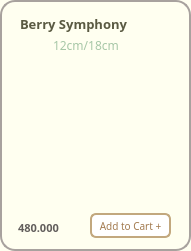
       <widget class="QFrame" name="frame_Berry">
        <property name="geometry">
         <rect>
          <x>470</x>
          <y>9</y>
          <width>191</width>
          <height>251</height>
         </rect>
        </property>
        <property name="styleSheet">
         <string notr="true">background-color:#FFFFF0;
border-radius: 15px; 
border: 2px solid #A8A29E ;</string>
        </property>
        <property name="frameShape">
         <enum>QFrame::StyledPanel</enum>
        </property>
        <property name="frameShadow">
         <enum>QFrame::Raised</enum>
        </property>
        <widget class="QLabel" name="label_berry_symphony">
         <property name="geometry">
          <rect>
           <x>20</x>
           <y>14</y>
           <width>151</width>
           <height>20</height>
          </rect>
         </property>
         <property name="font">
          <font>
           <family>Mongolian Baiti</family>
           <pointsize>10</pointsize>
           <weight>75</weight>
           <bold>true</bold>
          </font>
         </property>
         <property name="styleSheet">
          <string notr="true">border-radius: 0px;
border:0px solid;
color:#5A5A42</string>
         </property>
         <property name="text">
          <string>Berry Symphony</string>
         </property>
        </widget>
        <widget class="QLabel" name="label_berry_size">
         <property name="geometry">
          <rect>
           <x>53</x>
           <y>37</y>
           <width>71</width>
           <height>16</height>
          </rect>
         </property>
         <property name="font">
          <font>
           <family>Mongolian Baiti</family>
           <pointsize>9</pointsize>
          </font>
         </property>
         <property name="styleSheet">
          <string notr="true">color: #A7C7A7;
border:0px</string>
         </property>
         <property name="text">
          <string>12cm/18cm</string>
         </property>
        </widget>
        <widget class="QLabel" name="label_cake_berry">
         <property name="geometry">
          <rect>
           <x>-5</x>
           <y>21</y>
           <width>201</width>
           <height>201</height>
          </rect>
         </property>
         <property name="sizePolicy">
          <sizepolicy hsizetype="Fixed" vsizetype="Ignored">
           <horstretch>0</horstretch>
           <verstretch>0</verstretch>
          </sizepolicy>
         </property>
         <property name="styleSheet">
          <string notr="true">border:0px;
background-color: transparent;</string>
         </property>
         <property name="text">
          <string/>
         </property>
         <property name="pixmap">
          <pixmap>../images/image-removebg-preview (6).png</pixmap>
         </property>
         <property name="scaledContents">
          <bool>true</bool>
         </property>
        </widget>
        <widget class="QPushButton" name="pushButton_add_berry">
         <property name="geometry">
          <rect>
           <x>90</x>
           <y>213</y>
           <width>81</width>
           <height>25</height>
          </rect>
         </property>
         <property name="maximumSize">
          <size>
           <width>16777207</width>
           <height>16777215</height>
          </size>
         </property>
         <property name="font">
          <font>
           <family>Mongolian Baiti</family>
           <pointsize>-1</pointsize>
          </font>
         </property>
         <property name="styleSheet">
          <string notr="true">QPushButton {
    background-color: white;
    color: #A37B50;
    border: 2px solid #C2A87E;
    border-radius: 6px;
    padding: 4px 5px;
    font-size: 10px;
}

QPushButton:hover {
    background-color: #F7F3EF;
}

QPushButton:pressed {
    background-color: #E6D5C3;
}
</string>
         </property>
         <property name="text">
          <string>Add to Cart +</string>
         </property>
        </widget>
        <widget class="QLabel" name="label_berry_price">
         <property name="geometry">
          <rect>
           <x>18</x>
           <y>220</y>
           <width>61</width>
           <height>16</height>
          </rect>
         </property>
         <property name="font">
          <font>
           <family>Mongolian Baiti</family>
           <pointsize>8</pointsize>
           <weight>75</weight>
           <bold>true</bold>
          </font>
         </property>
         <property name="styleSheet">
          <string notr="true">border:0px;
color: rgb(98, 94, 92);
</string>
         </property>
         <property name="text">
          <string>480.000</string>
         </property>
        </widget>
        <zorder>label_cake_berry</zorder>
        <zorder>label_berry_symphony</zorder>
        <zorder>label_berry_size</zorder>
        <zorder>pushButton_add_berry</zorder>
        <zorder>label_berry_price</zorder>
       </widget>
